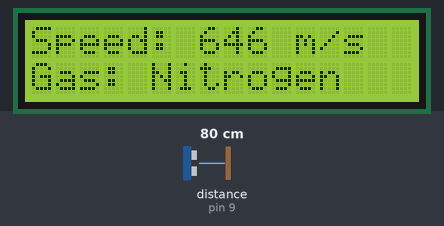
A sketch run on a simulated Arduino Uno, built with avr-gcc and run on an emulated ATmega328P. Shown: 16×2 character LCD. Wiring (inferred from the names in the program): ultrasonic range finder: trigger pin 10; echo pin 9. The test bench sets the inputs (shaded band); at power-on: distance to the obstacle (sensor on pin 9) 80 cm. The echo pulse lasts 58.3 µs per cm.

Above: at 1.2 s.
1.3 s: distance to the obstacle (sensor on pin 9) set to 250 cm
At 1.9 s:
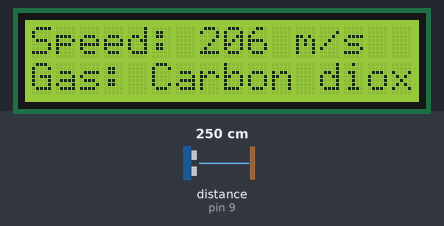
3.1 s: distance to the obstacle (sensor on pin 9) set to 35 cm
At 4.8 s:
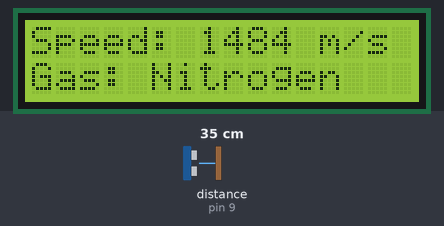
5.1 s: distance to the obstacle (sensor on pin 9) set to 60 cm
At 6.2 s:
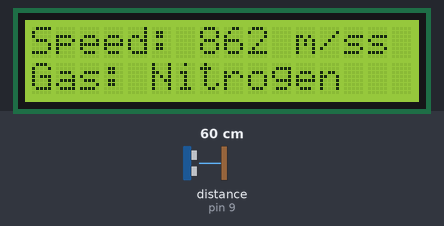
6.6 s: distance to the obstacle (sensor on pin 9) set to 299 cm
At 7.5 s:
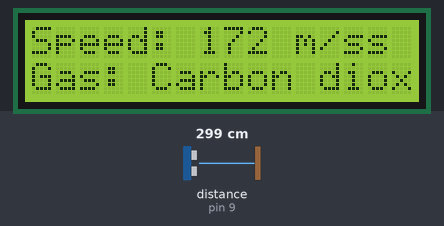
Timing chart, 0 to 9.2 s (numbered marks = the images above; inputs shaded):
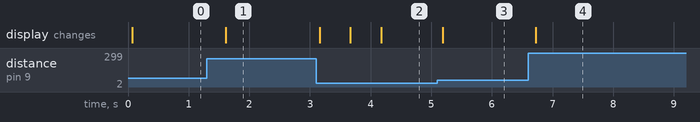

The sketch:

ultrasonic_gas_sensor.ino
```cpp
// ultrasonic_gas_sensor.ino

#include <LiquidCrystal.h>
LiquidCrystal lcd(12, 11, 5, 4, 3, 2);

const int trig_pin = 10;
const int echo_pin = 9;
const float tubing_length = 3.0;  // meters; measure using 'measure_tubing_length.ino'
float duration;
float speed;
String gases[5] = {
  "Air        ",
  "Carbon diox",
  "Nitrogen   ",
  "Nitrous ox ",
  "Oxygen     "
};
float speeds[5] = {
  343.0,  // air
  260.0,  // carbon dioxide
  354.0,  // nitrogen
  268.0,  // nitrous oxide
  330.0   // oxygen
};
float diff = 0;
float closest_diff = 0;
int closest_i = 0;

void setup() {
  lcd.begin(16, 2);
  pinMode(trig_pin, OUTPUT);
  pinMode(echo_pin, INPUT);
}

void loop() {
  digitalWrite(trig_pin, LOW);
  delayMicroseconds(2);
  digitalWrite(trig_pin, HIGH);
  delayMicroseconds(10);
  digitalWrite(trig_pin, LOW);
  duration = pulseIn(echo_pin, HIGH);  // microseconds
  speed = tubing_length / (duration * 1e-6);
  closest_diff = 9999;
  for (int i = 0; i < 5; i++) {
    diff = abs(speeds[i] - speed);
    if (diff < closest_diff) {
      closest_diff = diff;
      closest_i = i;
    }
  }

  lcd.setCursor(0, 0);
  lcd.print("Speed: ");
  lcd.print(speed, 0);
  lcd.print(" m/s");
  lcd.setCursor(0, 1);
  lcd.print("Gas: ");
  lcd.print(gases[closest_i]);
  delay(500);
}
```

Measured:
- after the input at 1.3 s, the display: changes after 0.31 s (image 1)
- after the input at 3.1 s, the display: changes after 0.06 s (image 2)
- after the input at 5.1 s, the display: changes after 0.09 s (image 3)
- after the input at 6.6 s, the display: changes after 0.13 s (image 4)
